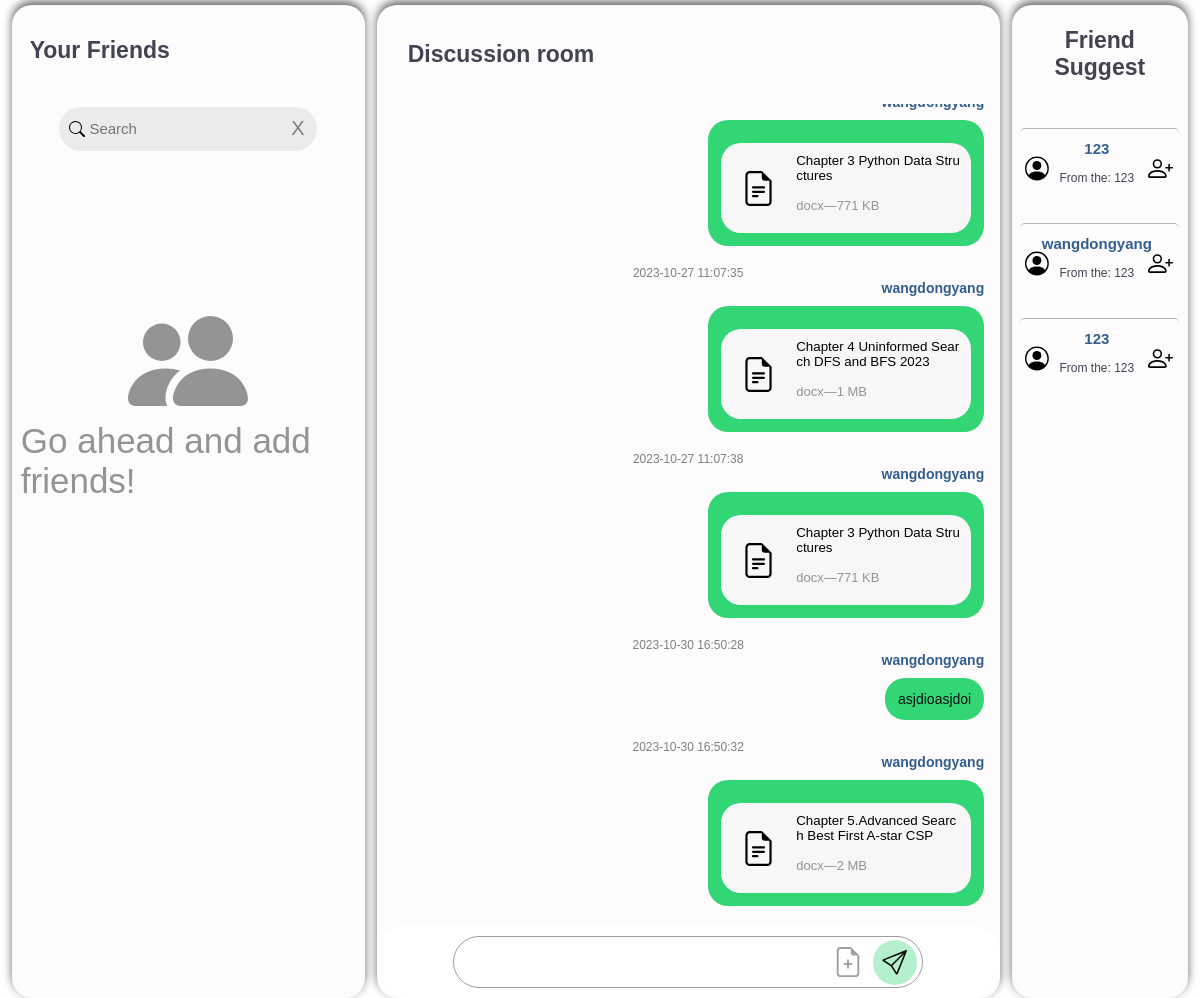
The page /student-index/student-home.php (signed in) on the database its author committed.
### tables this page shows
CREATE TABLE `discussion` (
  `count` int(11) NOT NULL,
  `content` varchar(1100) NOT NULL,
  `name` varchar(110) NOT NULL,
  `id` int(110) NOT NULL,
  `date` datetime DEFAULT NULL,
  `type` int(10) NOT NULL DEFAULT 0,
  `filename` varchar(110) DEFAULT NULL,
  `filetype` varchar(110) DEFAULT NULL,
  `filesize` varchar(110) DEFAULT NULL,
  `link` varchar(300) DEFAULT NULL
);

CREATE TABLE `students` (
  `id` int(10) NOT NULL,
  `name` varchar(20) NOT NULL,
  `year` year(4) NOT NULL,
  `programe` varchar(8) NOT NULL,
  `password` varchar(15) NOT NULL,
  `lastlogin` datetime DEFAULT NULL
);

### student-index/student-home.php (the view, shortened to what this page needs)
<?php
require_once '../control.php';
if (isset($_SESSION['user_id'])) {
  $user_id = $_SESSION['user_id'];
  $db = loadingdb();
  $sql = "SELECT name,programe FROM students WHERE id = $user_id";
  $result = mysqli_query($db, $sql);
  $row = mysqli_fetch_assoc($result);
  $userProgram = $row['programe'];
  $username=$row['name'];
  $sql = "SELECT name,id,programe FROM students WHERE programe = '$userProgram' AND id != '$user_id'";
  $result1 = mysqli_query($db, $sql);
  $row_first = mysqli_fetch_assoc($result1);
  $rowid = $row_first['id'];
  $rowpg = $row_first['programe'];
  $sql_second = "SELECT name, id
               FROM students
               WHERE programe = '$userProgram' AND id != '$user_id' AND id
               NOT IN
               (
                   SELECT friendid
                   FROM friends
                   WHERE studentid = '$user_id' AND friendid = '$rowid'
               )";
  $result = mysqli_query($db, $sql_second);
  $fdcard = '';
  if (empty($fdcard)) {
   $fdcard ='
   <div class ="nofd">
    <svg xmlns="http://www.w3.org/2000/svg" width="120" height="120" fill="currentColor" class="bi bi-people-fill" viewBox="0 0 16 16">
    <path d="M7 14s-1 0-1-1 1-4 5-4 5 3 5 4-1 1-1 1H7Zm4-6a3 3 0 1 0 0-6 3 3 0 0 0 0 6Zm-5.784 6A2.238 2.238 0 0 1 5 13c0-1.355.68-2.75 1.936-3.72A6.325 6.325 0 0 0 5 9c-4 0-5 3-5 4s1 1 1 1h4.216ZM4.5 8a2.5 2.5 0 1 0 0-5 2.5 2.5 0 0 0 0 5Z"/>
    </svg>
    <span>Go ahead and add friends! </span>
    </div>
   ';
  }
  $medis = '';
  $mds = "SELECT id, date, name, content,type,filename,filetype,filesize,link FROM discussion WHERE id='$user_id'";
  $mdstext = mysqli_query($db, $mds);
  while ($mdrow = mysqli_fetch_assoc($mdstext)) {
    if($mdrow['type']==0){
      $medis .= '  <div class="me-message">
      <span class="time-text">' . $mdrow['date'] . '</span>
      <span class="me-message-span">' . $mdrow['name'] . '</span>
      <div class="me-message-div">
      <span class="me-message-div-span"> ' . $mdrow['content'] . '</span>
      </div>
      </div>';
    }
    else
    {
     $medis .= ' <div class="me-message">
     <span class ="time-text">' . $mdrow['date'] . '</span>
     <span class="me-message-span">' . $mdrow['name'] . '</span>
     <div class="me-message-div">
       <span class="me-message-div-span">' . $mdrow['content'] . '
       <button class="down-file" id="' . $mdrow['link'] . '" onclick="downloadFile(this.id)">
      <div class="down-file-icon">
      <svg xmlns="http://www.w3.org/2000/svg" width="35" height="35" fill="currentColor" class="bi bi-file-earmark-text" viewBox="0 0 16 16">
      <path d="M5.5 7a.5.5 0 0 0 0 1h5a.5.5 0 0 0 0-1h-5zM5 9.5a.5.5 0 0 1 .5-.5h5a.5.5 0 0 1 0 1h-5a.5.5 0 0 1-.5-.5zm0 2a.5.5 0 0 1 .5-.5h2a.5.5 0 0 1 0 1h-2a.5.5 0 0 1-.5-.5z"/>
      <path d="M9.5 0H4a2 2 0 0 0-2 2v12a2 2 0 0 0 2 2h8a2 2 0 0 0 2-2V4.5L9.5 0zm0 1v2A1.5 1.5 0 0 0 11 4.5h2V14a1 1 0 0 1-1 1H4a1 1 0 0 1-1-1V2a1 1 0 0 1 1-1h5.5z"/>
      </svg>
      </div>
      <div class="down-file-info">
      <div class="dont-file-info-name">
      <span>' . $mdrow['filename'] .'</span>
      </div>
      <div class="dont-file-info-for">
      <span>' . $mdrow['filetype'] .' </span>—<span>' . $mdrow['filesize'] .' </span>
      </div>
      </div>
    </button>
    </span>
        </div>
    </div>';
   }
  }
  $nameList = '';
  while ($row = mysqli_fetch_assoc($result)) {
    $name = $row['name'];
    $friendid =$row['id'];
    $sql2 = "SELECT * FROM temp WHERE (studentid='$user_id'or friendid='$user_id') AND (friendid='$friendid' or studentid ='$friendid')";
    $result2 = mysqli_query($db, $sql2);
    $row2 = mysqli_fetch_assoc($result2);
    if (isset($row2) && isset($row2['friendid']) && ($friendid == $row2['friendid'] || $friendid == $row2['studentid']))
    {
      $nameList .= '<div class="wait-card">
      <svg class="right-card-svg"xmlns="http://www.w3.org/2000/svg" width="20" height="20" fill="currentColor" class="bi bi-person-circle" viewBox="0 0 16 16">
          <path d="M11 6a3 3 0 1 1-6 0 3 3 0 0 1 6 0z" />
          <path fill-rule="evenodd" d="M0 8a8 8 0 1 1 16 0A8 8 0 0 1 0 8zm8-7a7 7 0 0 0-5.468 11.37C3.242 11.226 4.805 10 8 10s4.757 1.225 5.468 2.37A7 7 0 0 0 8 1z" />
      </svg>
      <div class="card-info"><a>' . $name . '</a>
<span>Wait for a response</span>
</div>
     <div class="sendbutton">
          <svg xmlns="http://www.w3.org/2000/svg" width="25" height="25" fill="currentColor" class="bi bi-hourglass" viewBox="0 0 16 16">
              <path d="M2 1.5a.5.5 0 0 1 .5-.5h11a.5.5 0 0 1 0 1h-1v1a4.5 4.5 0 0 1-2.557 4.06c-.29.139-.443.377-.443.59v.7c0 .213.154.451.443.59A4.5 4.5 0 0 1 12.5 13v1h1a.5.5 0 0 1 0 1h-11a.5.5 0 1 1 0-1h1v-1a4.5 4.5 0 0 1 2.557-4.06c.29-.139.443-.377.443-.59v-.7c0-.213-.154-.451-.443-.59A4.5 4.5 0 0 1 3.5 3V2h-1a.5.5 0 0 1-.5-.5zm2.5.5v1a3.5 3.5 0 0 0 1.989 3.158c.533.256 1.011.791 1.011 1.491v.702c0 .7-.478 1.235-1.011 1.491A3.5 3.5 0 0 0 4.5 13v1h7v-1a3.5 3.5 0 0 0-1.989-3.158C8.978 9.586 8.5 9.052 8.5 8.351v-.702c0-.7.478-1.235 1.011-1.491A3.5 3.5 0 0 0 11.5 3V2h-7z" />
          </svg>
      </div>
  </div>';
  }
    else{
      $nameList .= '<button class="right-card" onClick="sendthis(' . $friendid . ', \'' . $username . '\', \'' . $user_id . '\')">
      <svg class="right-card-svg"xmlns="http://www.w3.org/2000/svg" width="20" height="20" fill="currentColor" class="bi bi-person-circle" viewBox="0 0 16 16">
          <path d="M11 6a3 3 0 1 1-6 0 3 3 0 0 1 6 0z" />
          <path fill-rule="evenodd" d="M0 8a8 8 0 1 1 16 0A8 8 0 0 1 0 8zm8-7a7 7 0 0 0-5.468 11.37C3.242 11.226 4.805 10 8 10s4.757 1.225 5.468 2.37A7 7 0 0 0 8 1z" />
      </svg>
      <div class="card-info"><a>' . $name . '</a>
    <span>From the: <span>' . $rowpg . '</span></span>
  </div>
  <div class="sendbutton" >
        <svg xmlns="http://www.w3.org/2000/svg" width="25" height="25" fill="currentColor" class="bi bi-person-plus" viewBox="0 0 16 16">
            <path d="M6 8a3 3 0 1 0 0-6 3 3 0 0 0 0 6zm2-3a2 2 0 1 1-4 0 2 2 0 0 1 4 0zm4 8c0 1-1 1-1 1H1s-1 0-1-1 1-4 6-4 6 3 6 4zm-1-.004c-.001-.246-.154-.986-.832-1.664C9.516 10.68 8.289 10 6 10c-2.29 0-3.516.68-4.168 1.332-.678.678-.83 1.418-.832 1.664h10z" />
            <path fill-rule="evenodd" d="M13.5 5a.5.5 0 0 1 .5.5V7h1.5a.5.5 0 0 1 0 1H14v1.5a.5.5 0 0 1-1 0V8h-1.5a.5.5 0 0 1 0-1H13V5.5a.5.5 0 0 1 .5-.5z" />
        </svg>
  </div>
       </button>';
  }
}
}
?>
<!DOCTYPE html>
<html lang="en">
<head>
    <link rel="stylesheet" type="text/css" href="css/student-home.css">
</head>
<body>
  <div class="container">
<div class="top">
    <div class="left-top">
        <div class="left-top-right">
            <div class="left-top-right-hd">
                <span>Your Friends</span>
            </div>
            <div class="search-box">
              <div class="search-container">
              <input class="search-input"type="text" id="search-fd" oninput="searchfd()" placeholder="Search">
              <button class="del-search" id="del-search" onclick="delsearch()">
                X
                </button>
              </div>
            </div>
            <div class="left-top-right-content">
                <?php echo $fdcard; ?>
            </div>
        </div>
        <div class="left-top-left">
            <div class="left-top-header">Discussion room</div>
            <div class="left-top-left-content" id="lef-top-left-content">
                <?php echo $medis; ?>
            </div>
            <div class="left-top-left-input">
              <div class="input-area">
                <div class="text-area" id="text-area">
              <textarea id="text-input"></textarea>
              </div>
              <button class="file-button" id="file-button">
             </button>
              <button class="me-send-button" id="me-send-button"  onclick="sendchat('<?php echo $user_id;  ?>', '<?php echo $username; ?>')">
              </button>
              </div>
            </div>
        </div>
        <div class="right-top">
            <div class="right-top-header">Friend Suggest</div>
            <div class="right-top-content" id="right-top-content">
                <?php echo $nameList; ?>
            </div>
        </div>
    </div>
</div>
</div>
</body>
</html>

### rows shown on the page
discussion: filename "Chapter 3 Python Data Structures", filetype "docx", filesize "771 KB"
discussion: date "2023-10-27 11:07:35", name "wangdongyang", filename "Chapter 4 Uninformed Search DFS and BFS 2023", filetype "docx", filesize "1 MB"
discussion: date "2023-10-27 11:07:38", name "wangdongyang", filename "Chapter 3 Python Data Structures", filetype "docx", filesize "771 KB"
discussion: date "2023-10-30 16:50:28", name "wangdongyang", content "asjdioasjdoi"
discussion: date "2023-10-30 16:50:32", name "wangdongyang", filename "Chapter 5.Advanced Search Best First A-star CSP", filetype "docx", filesize "2 MB"
students: name "123", programe "123"
students: name "wangdongyang"
students: name "123"
